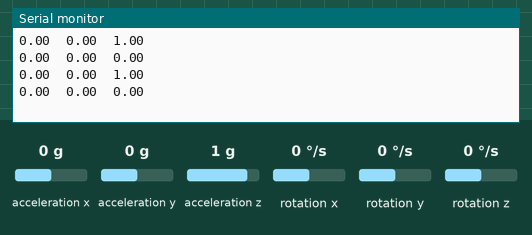
Simulated run of this sketch. Board: Arduino Nano 33 IoT. On the bench: the last lines printed to the serial monitor. The inputs (shaded band) are chosen by the test bench; at power-on: acceleration x 0 g, acceleration y 0 g, acceleration z 1 g, rotation x 0 °/s, rotation y 0 °/s, rotation z 0 °/s.

Above: at 3.8 s.
3.9 s: acceleration x set to -1.4 g
At 6.6 s:
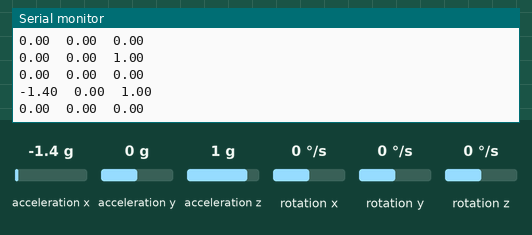
7.8 s: acceleration y set to -1.4 g
At 10.1 s:
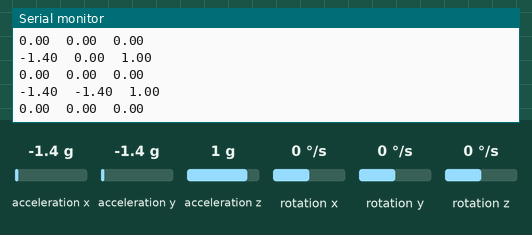
11.7 s: acceleration z set to -1.4 g
At 12.4 s:
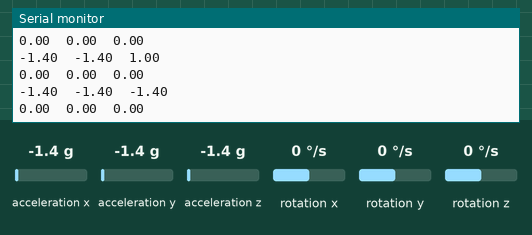
15.6 s: rotation x set to -192 °/s
At 19.2 s:
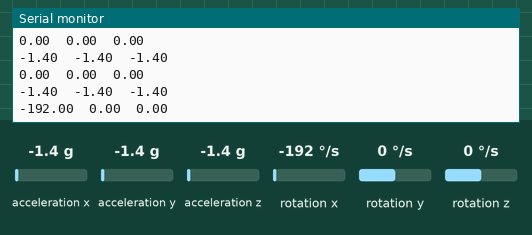
19.5 s: rotation y set to -192 °/s
At 21.8 s:
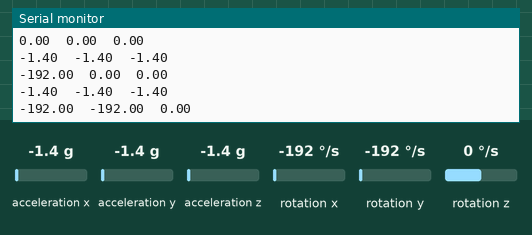
Timing chart, 0 to 23.3 s (numbered marks = the images above; inputs shaded):
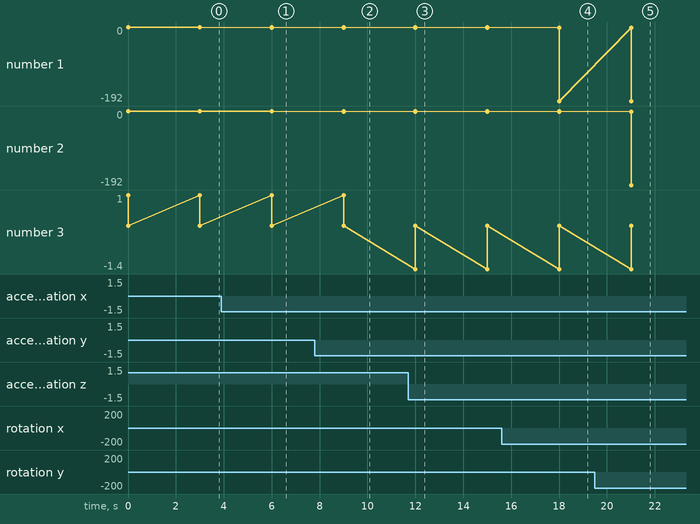

The sketch:

Acc_gyro.ino
```cpp
#include <Arduino_LSM6DS3.h>    //librairie de IMU

void setup() {

  Serial.begin(9600);   //moniteur

  IMU.begin();    //allume IMU

}

void loop() {
  float x, y, z;
  IMU.readAcceleration(x, y, z);    //precise x,y,z sont de l accelerometre
    Serial.print(x);
    Serial.print('\t');
    Serial.print(y);
    Serial.print('\t');
    Serial.println(z);
  IMU.readGyroscope(x, y, z);
    Serial.print(x);
    Serial.print('\t');
    Serial.print(y);
    Serial.print('\t');
    Serial.println(z);
    Serial.println();
  delay(3000);   //attend 3 secondes (en mili sec.)
}
```

Measured:
- after the input at 3.9 s, the serial monitor: prints a new line after 2.1 s (image 1)
- after the input at 7.8 s, the serial monitor: prints a new line after 1.2 s (image 2)
- after the input at 11.7 s, the serial monitor: prints a new line after 0.30 s (image 3)
- after the input at 15.6 s, the serial monitor: prints a new line after 2.4 s (image 4)
- after the input at 19.5 s, the serial monitor: prints a new line after 1.5 s (image 5)
- plotted number 1: 0 → -192 after the input at 15.6 s
